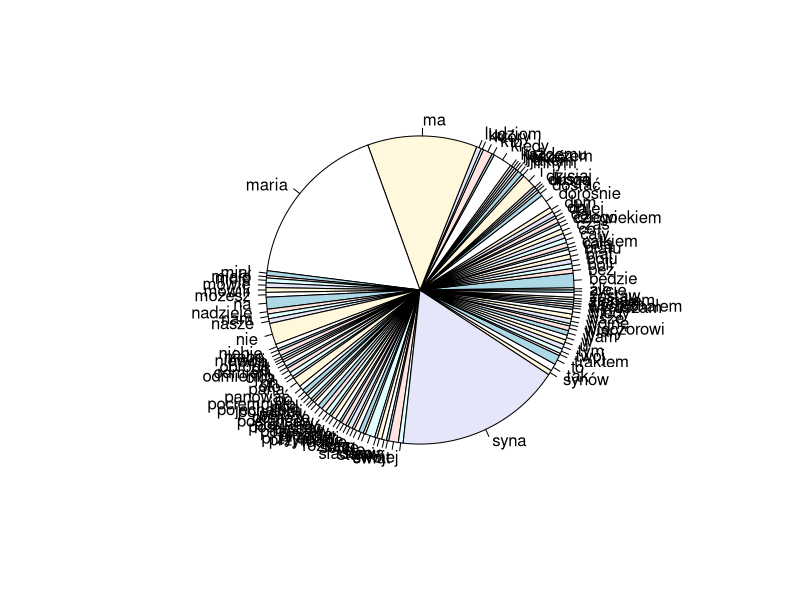
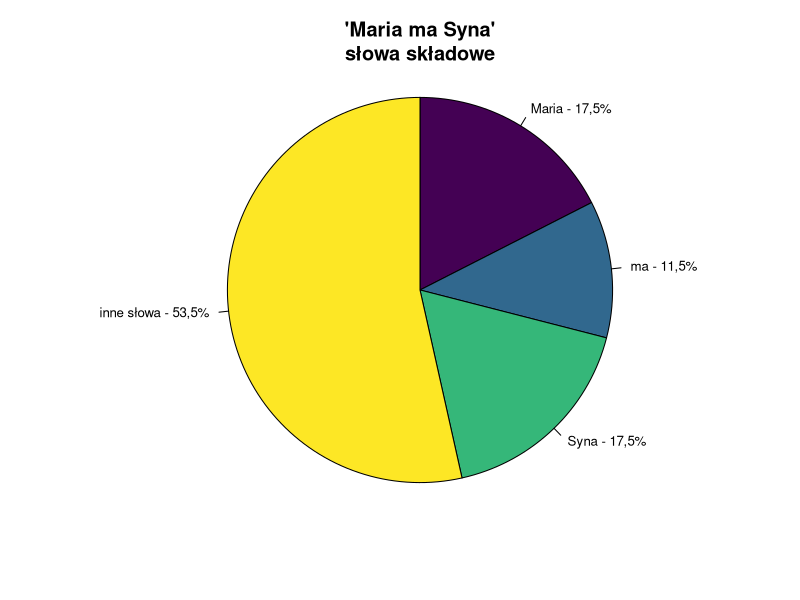

The R script that drew these images, in order:
lyr <- "Miało się jakoś tak ku wieczorowi
Kiedy posłańcy traktem przyjechali
Jeszczem nie całą ziemię swą obrobił
Ale posłańców oto wysłuchałem
Mówili Maria ma syna
Maria ma syna, Maria ma syna
Maria syna, Maria syna
Maria ma syna, Maria ma syna, Maria ma syna
Maria syna, Maria syna
Maria ma syna, Maria ma syna, Maria ma syna
Maria syna, Maria syna
Maria ma syna, Maria ma syna, Maria ma syna
Maria syna, Maria syna
Kiedy już zaczem niebo pociemniało
Całkiem posłańcy dalej pojechali
Raduje moje serce się i dusza
Na drogę nową od dzisiaj wyruszam
Mówili Maria ma syna
Maria ma syna, Maria ma syna
Maria syna, Maria syna
Maria ma syna, Maria ma syna, Maria ma syna
Maria syna, Maria syna
Kiedy dorośnie będzie tym
który odmieni nasze dni
Pomoże nam, pomoże wam
to czego nie możesz dostać sam
kiedy dorośnie będzie miał
u stopy swojej cały świat
który nadzieję ludziom da
panować będzie po wsze czas
kiedy dorośnie wtedy on
przyniesie wojnę pod Twój dom
i ojca synów, i bratu brat
stawi na przeciw pana świat
nie ma wiary bez niewoli
nie ma bólu, co nie boli
zostaw, postaw, tak pozostaw
to na pana w niebie rozkaz
Maria ma syna, Maria ma syna, Maria ma syna
Maria syna, Maria syna
Maria ma syna, Maria ma syna, Maria ma syna
Maria syna, Maria syna
Maria ma syna, Maria ma syna, Maria ma syna
Maria syna, Maria syna
Maria ma syna, Maria ma syna, Maria ma syna
Maria syna, Maria syna
Jakem posłańców śladem pojechałem
Życie się moje odmieniło całkiem
Jakem się innym człowiekiem zostałem
Mówię każdemu, kto posłuchać pragnie
I mówię: Maria ma syna
Maria ma syna, Maria ma syna
Maria syna, Maria syna
Maria ma syna, Maria ma syna, Maria ma syna
Maria syna, Maria syna
Kiedy dorośnie będzie tym
który odmieni nasze dni
Położy nam, położy wam
to czego nie możesz dostać sam
kiedy dorośnie będzie miał
u stopy swojej cały świat
który nadzieję ludziom da
panować będzie po wsze czas
kiedy dorośnie wtedy on
przyniesie wojnę pod Twój dom
i ojca synów, i bratu brat
stawi na przeciw pana świat
nie ma wiary bez niewoli
nie ma bólu, co nie boli
zostaw, postaw, tak pozostaw
to na pana w niebie rozkaz
Maria ma syna, Maria ma syna, Maria ma syna
Maria syna, Maria syna
Maria ma syna, Maria ma syna, Maria ma syna
Maria syna, Maria syna"

words <- tolower(unlist(stringr::str_split(lyr, "[[:space:][:punct:]]+")))
words
pie(table(words))
#words[substring(words, 1, 5)=="wypij"] <- 'wypij*'

df<-data.frame(table(words))
df$words <- as.character(df$words)
#View(df)
df$words[order(-df$Freq)][df$Freq[order(-df$Freq)]>3]
#df[order(-df$Freq),]

words2<- words
mainwords <- c("maria", "ma", "syna")
words2[!(words %in% mainwords)]<-"inne słowa"
words3<-factor(words2, level = c(mainwords, "inne słowa"))
levels(words3)<-c('Maria', 'ma', 'Syna', 'inne słowa')
pie(table(words3), 
    clockwise=TRUE, 
    col= viridis::viridis(length(mainwords)+1), 
    #    main="Lyrical composition\nof Let It Be", 
    main="'Maria ma Syna'\nsłowa składowe", 
    radius = 1, cex = .8, 
    labels=
      paste(levels(words3),
            '-', 
            paste0(format(round(table(words3)/sum(table(words3))*100,1), decimal.mark = ","),'%')))

